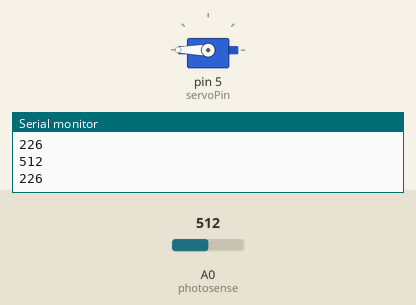
Recording of a sketch running on a simulated Arduino Uno, built with avr-gcc and run on an emulated ATmega328P. Parts: servo, the last lines printed to the serial monitor. The test bench sets the inputs (shaded band); at power-on: A0 (photosense) = 512.

Above: at 1.2 s.
1.3 s: A0 (photosense) set to 306
At 2.9 s:
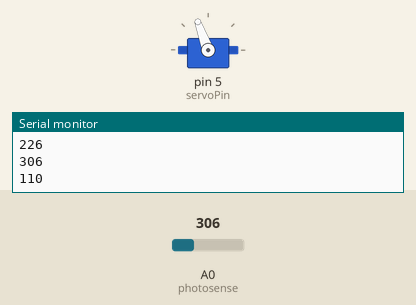
3.5 s: A0 (photosense) set to 122
At 4.4 s:
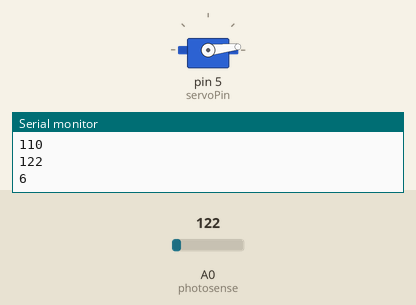
5.5 s: A0 (photosense) set to 511
At 7.2 s:
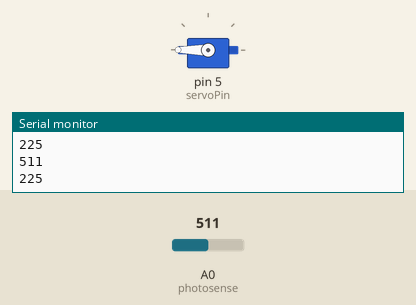
Timing chart, 0 to 8.7 s (numbered marks = the images above; inputs shaded):
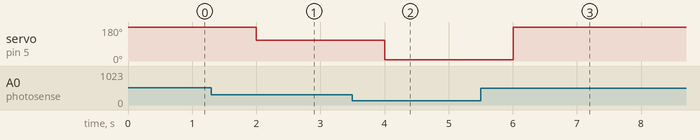

The sketch:

photosenseWithServo.ino
```cpp
#include <Servo.h>
int photosense = A0;
int servopos = 0;
int servoPin = 5;
int degree;
int wait = 1000;
Servo aservo;
void setup() {
  // put your setup code here, to run once:
  Serial.begin(9600);
  pinMode(photosense, INPUT);
  aservo.attach(servoPin);
}

void loop() {
  // put your main code here, to run repeatedly:
  Serial.println(analogRead(photosense));
  degree = (analogRead(photosense) - 110) * 9 / 16;
  Serial.println(degree);
  aservo.write(degree);
  delay(wait);
}
```

Measured:
- after the input at 1.3 s, servo on pin 5 (servoPin): 180° → 110° after 0.70 s
- after the input at 3.5 s, servo on pin 5 (servoPin): 110° → 6° after 0.50 s
- after the input at 5.5 s, servo on pin 5 (servoPin): 6° → 180° after 0.50 s
